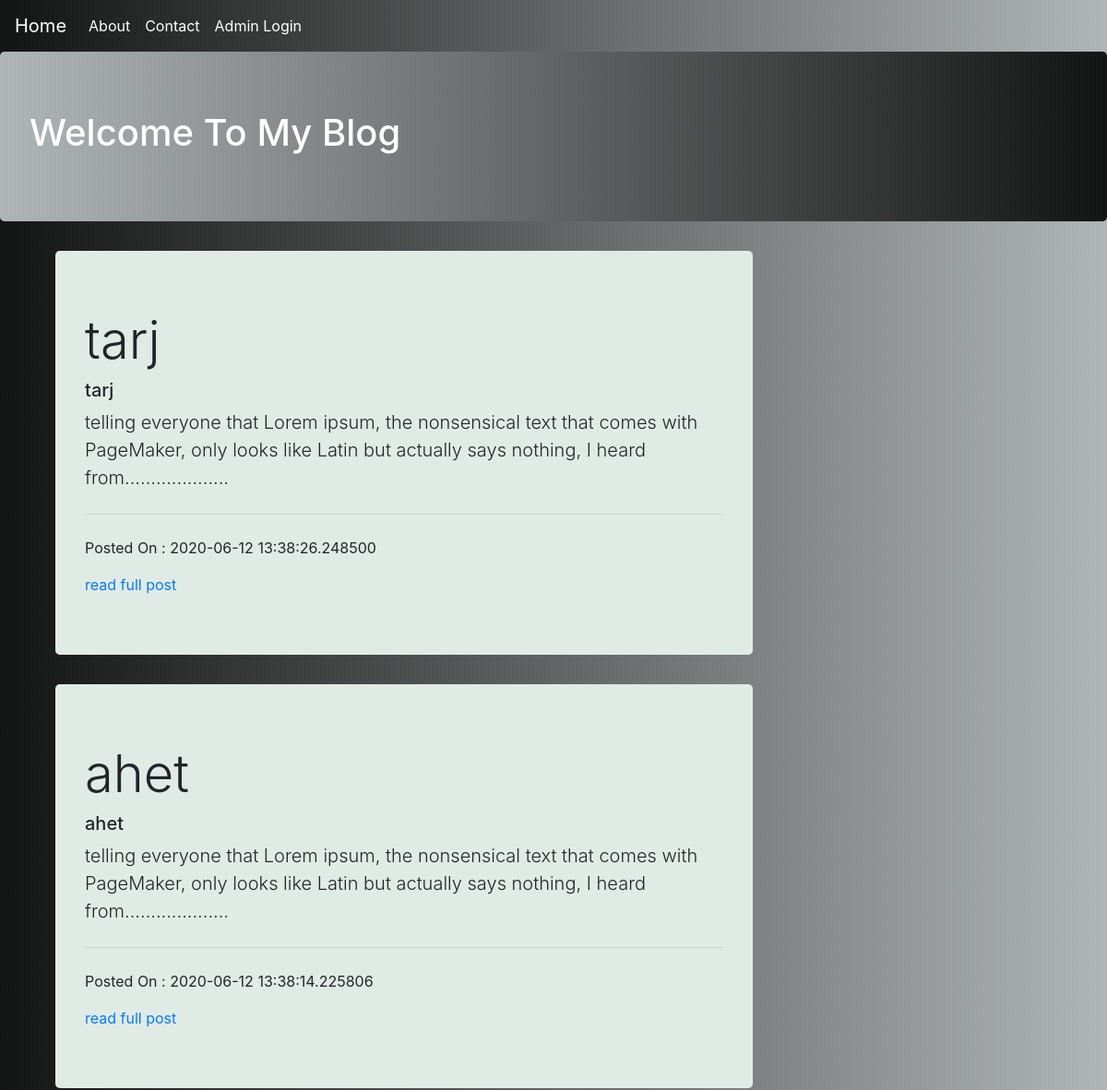
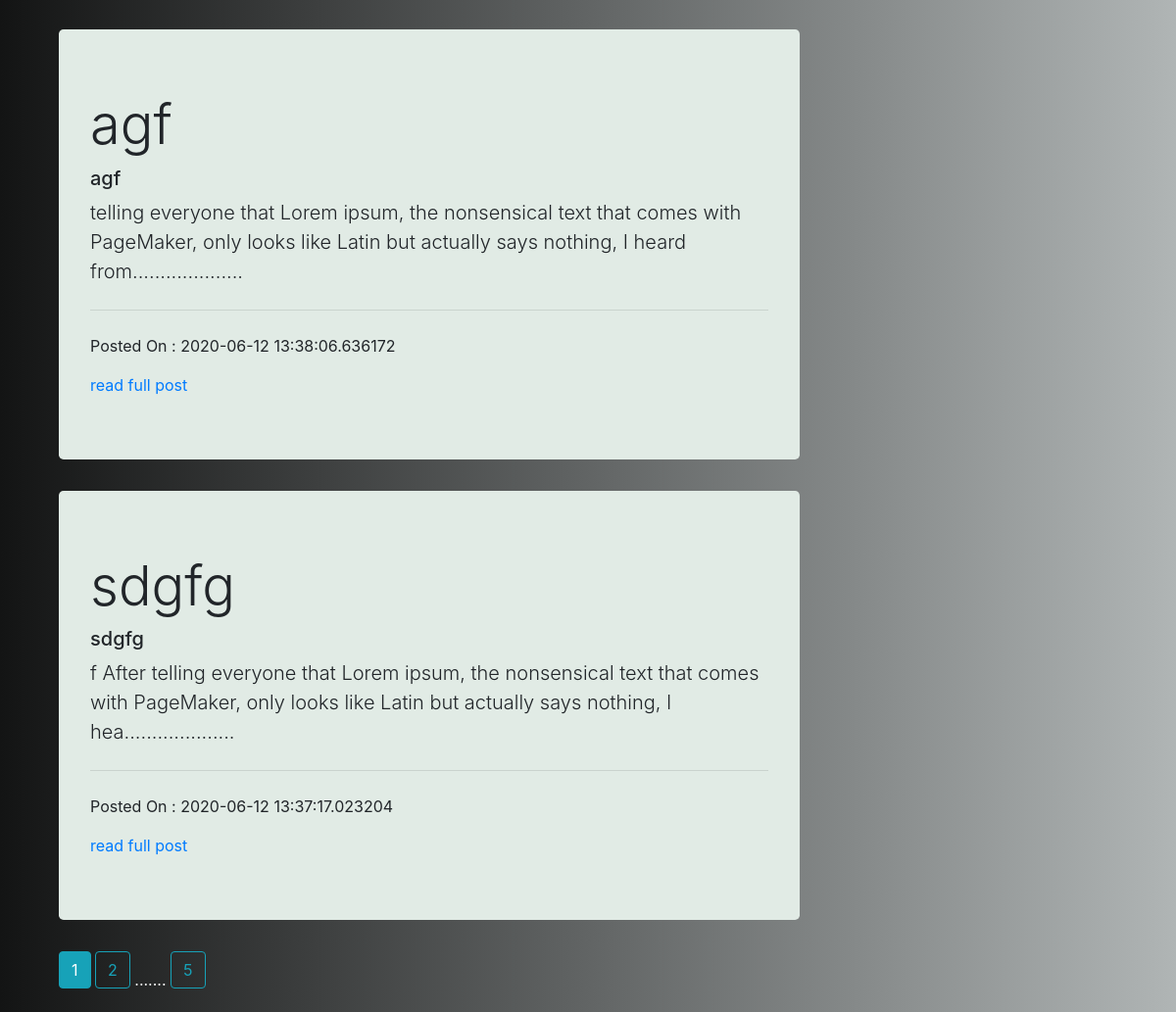
The page /home on the database its author committed (2 pictures, top to bottom).
### myproject/modles.py (models this page shows, shortened)
class Posts(db.Model):
    s_no = db.Column(db.Integer, primary_key=True)
    slug = db.Column(db.Integer, nullable=False)
    heading = db.Column(db.String, nullable=False)
    sub_heading = db.Column(db.String, nullable=False)
    content = db.Column(db.String(1000), nullable=False)
    date = db.Column(db.String, nullable=False)

### app.py (the view)
@app.route('/')
@app.route('/home')
def home():
    page = request.args.get('page', 1, type=int)
    post = Posts.query.order_by(desc(Posts.s_no)).paginate(page=page, per_page=4)
    return render_template('home.html', post=post)

### myproject/templates/home.html (shortened to what this page needs)
{% extends "layout.html" %}
{% block content %}
<div class="jumbotron" style="background : linear-gradient(to right, #b0b5b5, #131414);color:white">
    <h1>Welcome To My Blog</h1>
</div>
<div class="container" style="">
{% for p in post.items %}
<div class="container">
<div class="jumbotron" style="width : 70%; background :#e1ebe5;">
  <h1 class="display-4">{{p.heading}}</h1>
  <h5>{{p.sub_heading}}</h5>
  <p class="lead">{{p.content[5:150]}}.................... </p>
  <hr class="my-4">
  <p>Posted On : {{p.date}} </p>
  <a href="/posts/post/{{ p.slug }}" style="text-align: right; "  >read full post</a>
</div>
</div>
{% endfor %}
</div>
<div class="container" style="color : white">
    <div class="container">
        {% for page_num in post.iter_pages(left_edge=1, right_edge=1, left_current=1, right_current=2) %}
            {% if page_num %}
                {% if post.page == page_num %}
                    <a class="btn btn-info mb-4" href="{{url_for('home', page=page_num)}}">{{page_num}}</a>
                {% else %}
                    <a class="btn btn-outline-info mb-4" href="{{url_for('home', page=page_num)}}">{{page_num}}</a>
                {% endif %}
            {% else %}
                .......
            {% endif %}
        {% endfor %}
    </div>
</div>
{% endblock %}

### rows shown on the page
Posts: heading "tarj", sub_heading "tarj", content "telling everyone that Lorem ipsum, the nonsensical text that comes with PageMaker, only looks like Latin but actually says nothing, I heard from", date "2020-06-12 13:38:26.248500"
Posts: heading "ahet", sub_heading "ahet", content "telling everyone that Lorem ipsum, the nonsensical text that comes with PageMaker, only looks like Latin but actually says nothing, I heard from", date "2020-06-12 13:38:14.225806"
Posts: heading "agf", sub_heading "agf", content "telling everyone that Lorem ipsum, the nonsensical text that comes with PageMaker, only looks like Latin but actually says nothing, I heard from", date "2020-06-12 13:38:06.636172"
Posts: heading "sdgfg", sub_heading "sdgfg", content "f After telling everyone that Lorem ipsum, the nonsensical text that comes with PageMaker, only looks like Latin but actually says nothing, I hea", date "2020-06-12 13:37:17.023204"

### other values the page prints
{{ page_num }} "1"
{{ page_num }} "2" "5"
